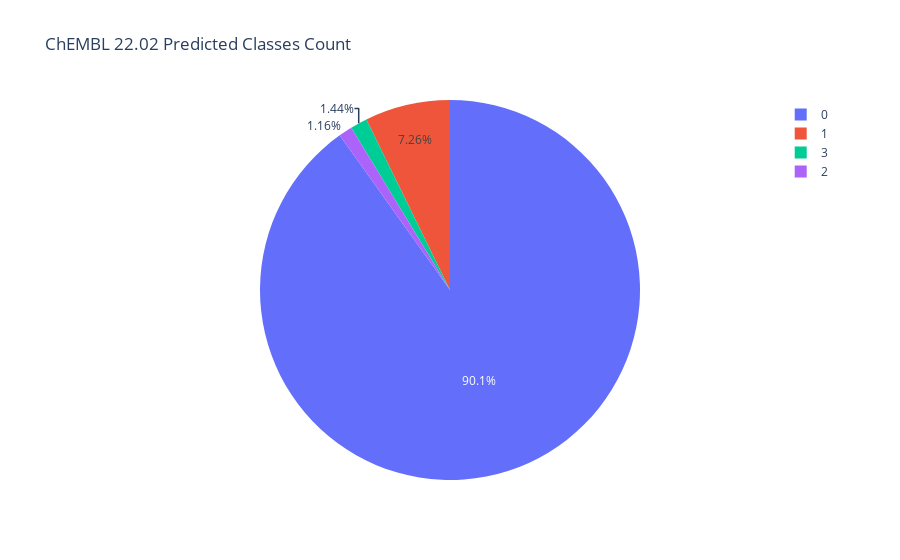

Notebook code cell kept with this figure:
### Code cell
fig2 = px.pie(evd_w_predictions.groupBy('classes_count').count().toPandas(), values='count', names='classes_count', title='ChEMBL 22.02 Predicted Classes Count')
#fig2.update_traces(textposition='inside', textinfo='percent+label')

fig2.show()

### Figure 1 — Plotly figure (JSON) as saved in the notebook; plotly's stock layout.template omitted (floating-point values rounded to 4 significant figures)
{"data": [{"domain": {"x": [0, 1], "y": [0, 1]}, "hovertemplate": "classes_count=%{label}<br>count=%{value}<extra></extra>", "labels": ["3", "0", "1", "2"], "legendgroup": "", "name": "", "showlegend": true, "type": "pie", "values": [9117, 569940, 45880, 7360]}], "layout": {"legend": {"tracegroupgap": 0}, "title": {"text": "ChEMBL 22.02 Predicted Classes Count"}}}
